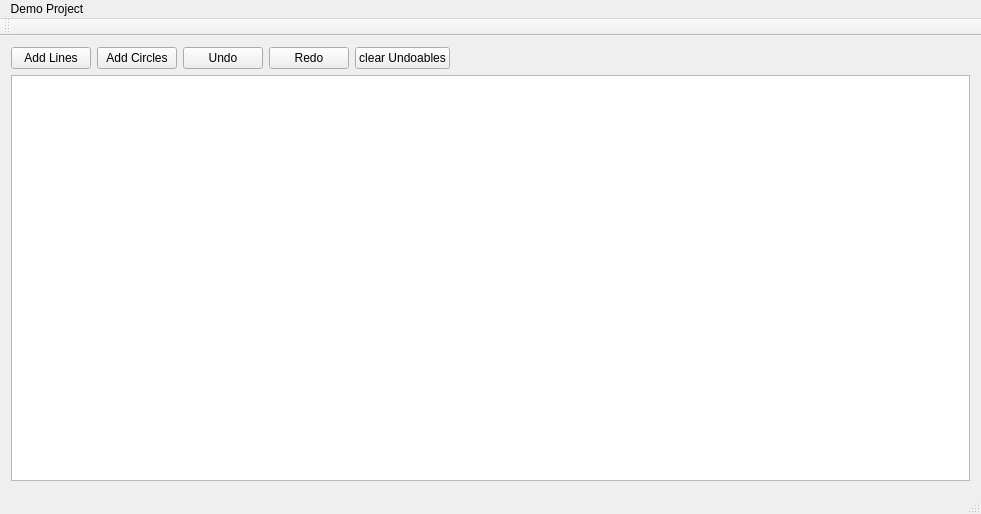
<?xml version="1.0" encoding="UTF-8"?>
<ui version="4.0">
 <class>MainWindow</class>
 <widget class="QMainWindow" name="MainWindow">
  <property name="geometry">
   <rect>
    <x>0</x>
    <y>0</y>
    <width>981</width>
    <height>514</height>
   </rect>
  </property>
  <property name="sizePolicy">
   <sizepolicy hsizetype="Preferred" vsizetype="Preferred">
    <horstretch>0</horstretch>
    <verstretch>0</verstretch>
   </sizepolicy>
  </property>
  <property name="windowTitle">
   <string>MainWindow</string>
  </property>
  <widget class="QWidget" name="centralWidget">
   <property name="sizePolicy">
    <sizepolicy hsizetype="Maximum" vsizetype="Maximum">
     <horstretch>0</horstretch>
     <verstretch>0</verstretch>
    </sizepolicy>
   </property>
   <layout class="QGridLayout" name="gridLayout">
    <item row="2" column="0">
     <widget class="LCADViewer" name="lCADViewer"/>
    </item>
    <item row="1" column="0">
     <layout class="QGridLayout" name="gridLayout_2">
      <item row="0" column="0">
       <widget class="QPushButton" name="addEntities">
        <property name="text">
         <string>Add Lines</string>
        </property>
       </widget>
      </item>
      <item row="0" column="5">
       <spacer name="horizontalSpacer">
        <property name="orientation">
         <enum>Qt::Horizontal</enum>
        </property>
        <property name="sizeHint" stdset="0">
         <size>
          <width>40</width>
          <height>20</height>
         </size>
        </property>
       </spacer>
      </item>
      <item row="0" column="1">
       <widget class="QPushButton" name="addCircles">
        <property name="text">
         <string>Add Circles</string>
        </property>
       </widget>
      </item>
      <item row="0" column="2">
       <widget class="QPushButton" name="undoButton">
        <property name="text">
         <string>Undo</string>
        </property>
       </widget>
      </item>
      <item row="0" column="3">
       <widget class="QPushButton" name="redoButtom">
        <property name="text">
         <string>Redo</string>
        </property>
       </widget>
      </item>
      <item row="0" column="4">
       <widget class="QPushButton" name="clearUndoables">
        <property name="text">
         <string>clear Undoables</string>
        </property>
       </widget>
      </item>
     </layout>
    </item>
   </layout>
  </widget>
  <widget class="QMenuBar" name="menuBar">
   <property name="geometry">
    <rect>
     <x>0</x>
     <y>0</y>
     <width>981</width>
     <height>22</height>
    </rect>
   </property>
   <widget class="QMenu" name="menuDemo_Project">
    <property name="title">
     <string>Demo Project</string>
    </property>
   </widget>
   <addaction name="menuDemo_Project"/>
  </widget>
  <widget class="QToolBar" name="mainToolBar">
   <attribute name="toolBarArea">
    <enum>TopToolBarArea</enum>
   </attribute>
   <attribute name="toolBarBreak">
    <bool>false</bool>
   </attribute>
  </widget>
  <widget class="QStatusBar" name="statusBar"/>
 </widget>
 <layoutdefault spacing="6" margin="11"/>
 <customwidgets>
  <customwidget>
   <class>LCADViewer</class>
   <extends>QGraphicsView</extends>
   <header>lcadviewer.h</header>
  </customwidget>
 </customwidgets>
 <resources/>
 <connections/>
</ui>
